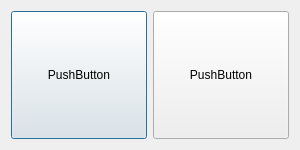
<?xml version="1.0" encoding="UTF-8"?>
<ui version="4.0">
 <class>auxiliarB</class>
 <widget class="QDialog" name="auxiliarB">
  <property name="geometry">
   <rect>
    <x>0</x>
    <y>0</y>
    <width>300</width>
    <height>150</height>
   </rect>
  </property>
  <property name="windowTitle">
   <string>Dialog</string>
  </property>
  <layout class="QHBoxLayout" name="horizontalLayout">
   <item>
    <widget class="QPushButton" name="pushButton">
     <property name="sizePolicy">
      <sizepolicy hsizetype="Expanding" vsizetype="Expanding">
       <horstretch>0</horstretch>
       <verstretch>0</verstretch>
      </sizepolicy>
     </property>
     <property name="text">
      <string>PushButton</string>
     </property>
    </widget>
   </item>
   <item>
    <widget class="QPushButton" name="pushButton_2">
     <property name="sizePolicy">
      <sizepolicy hsizetype="Expanding" vsizetype="Expanding">
       <horstretch>0</horstretch>
       <verstretch>0</verstretch>
      </sizepolicy>
     </property>
     <property name="text">
      <string>PushButton</string>
     </property>
    </widget>
   </item>
  </layout>
 </widget>
 <resources/>
 <connections/>
</ui>
